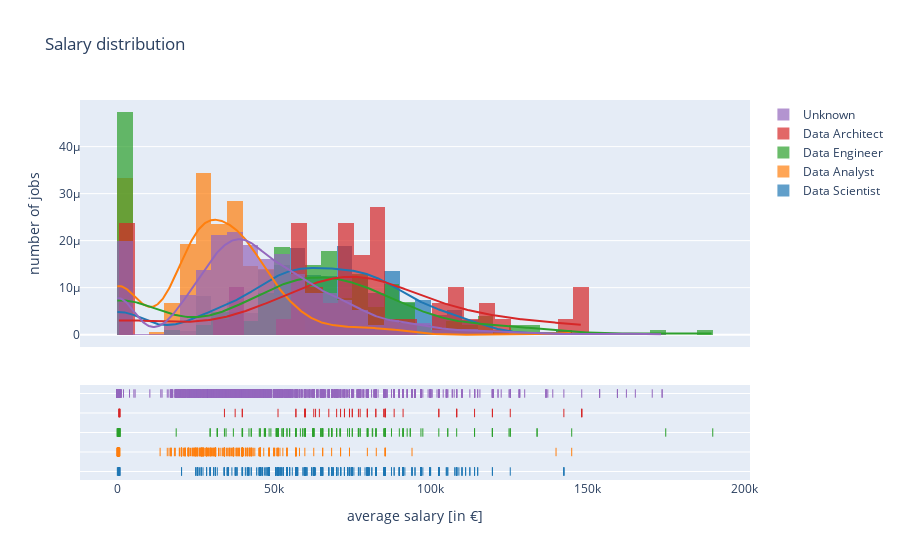

The cell this chart's notebook holds for it:
### Code cell
import plotly.figure_factory as ff

# Group data together
hist_data = [DS.salary_average_euros, DA.salary_average_euros, DE.salary_average_euros, DAr.salary_average_euros, UKN.salary_average_euros]
# , DA.salary_average_euros, DE.salary_average_euros, DAr.salary_average_euros, UKN.salary_average_euros
group_labels = ['Data Scientist', 'Data Analyst', 'Data Engineer', 'Data Architect', 'Unknown']
# 
# Create distplot with custom bin_size
fig = ff.create_distplot(hist_data, group_labels, bin_size = 5000)
fig.update_layout(title="Salary distribution", xaxis_title='average salary [in €]', yaxis_title='number of jobs')

fig.show()

### Figure 1 — Plotly figure (JSON) as saved in the notebook; plotly's stock layout.template omitted (floating-point values rounded to 4 significant figures; data arrays with more than 128 entries replaced by an {"elided": "..."} marker saying what was removed)
{"data": [{"histnorm": "probability density", "legendgroup": "Data Scientist", "marker": {"color": "rgb(31, 119, 180)"}, "name": "Data Scientist", "opacity": 0.7, "type": "histogram", "x": {"elided": "563 float values"}, "xaxis": "x", "xbins": {"end": 142500, "size": 5000, "start": 55.86}, "yaxis": "y"}, {"histnorm": "probability density", "legendgroup": "Data Analyst", "marker": {"color": "rgb(255, 127, 14)"}, "name": "Data Analyst", "opacity": 0.7, "type": "histogram", "x": {"elided": "331 float values"}, "xaxis": "x", "xbins": {"end": 145000, "size": 5000, "start": 1}, "yaxis": "y"}, {"histnorm": "probability density", "legendgroup": "Data Engineer", "marker": {"color": "rgb(44, 160, 44)"}, "name": "Data Engineer", "opacity": 0.7, "type": "histogram", "x": {"elided": "203 float values"}, "xaxis": "x", "xbins": {"end": 190000, "size": 5000, "start": 15.96}, "yaxis": "y"}, {"histnorm": "probability density", "legendgroup": "Data Architect", "marker": {"color": "rgb(214, 39, 40)"}, "name": "Data Architect", "opacity": 0.7, "type": "histogram", "x": [79800, 85500, 74100, 125400, 108300, 108300, 148200, 148200, 82500, 70000, 72500, 91200, 75000, 142500, 85000, 60000, 82500, 102600, 57000, 75000, 37620, 57000, 108300, 655.5, 85500, 71250, 77500, 67500, 39900, 59850, 647.0, 85500, 76950, 741, 119700, 148200, 51300, 940.5, 60000, 114000, 62700, 513, 63270, 59850, 684, 39900, 79800, 102600, 59850, 119700, 85500, 79800, 64490.0, 74100, 564.3, 85500, 34200, 88350, 72500], "xaxis": "x", "xbins": {"end": 148200, "size": 5000, "start": 513}, "yaxis": "y"}, {"histnorm": "probability density", "legendgroup": "Unknown", "marker": {"color": "rgb(148, 103, 189)"}, "name": "Unknown", "opacity": 0.7, "type": "histogram", "x": {"elided": "3452 float values"}, "xaxis": "x", "xbins": {"end": 173850, "size": 5000, "start": 1}, "yaxis": "y"}, {"legendgroup": "Data Scientist", "marker": {"color": "rgb(31, 119, 180)"}, "mode": "lines", "name": "Data Scientist", "showlegend": false, "type": "scatter", "x": {"elided": "500 float values"}, "xaxis": "x", "y": {"elided": "500 float values"}, "yaxis": "y"}, {"legendgroup": "Data Analyst", "marker": {"color": "rgb(255, 127, 14)"}, "mode": "lines", "name": "Data Analyst", "showlegend": false, "type": "scatter", "x": {"elided": "500 float values"}, "xaxis": "x", "y": {"elided": "500 float values"}, "yaxis": "y"}, {"legendgroup": "Data Engineer", "marker": {"color": "rgb(44, 160, 44)"}, "mode": "lines", "name": "Data Engineer", "showlegend": false, "type": "scatter", "x": {"elided": "500 float values"}, "xaxis": "x", "y": {"elided": "500 float values"}, "yaxis": "y"}, {"legendgroup": "Data Architect", "marker": {"color": "rgb(214, 39, 40)"}, "mode": "lines", "name": "Data Architect", "showlegend": false, "type": "scatter", "x": {"elided": "500 float values"}, "xaxis": "x", "y": {"elided": "500 float values"}, "yaxis": "y"}, {"legendgroup": "Unknown", "marker": {"color": "rgb(148, 103, 189)"}, "mode": "lines", "name": "Unknown", "showlegend": false, "type": "scatter", "x": {"elided": "500 float values"}, "xaxis": "x", "y": {"elided": "500 float values"}, "yaxis": "y"}, {"legendgroup": "Data Scientist", "marker": {"color": "rgb(31, 119, 180)", "symbol": "line-ns-open"}, "mode": "markers", "name": "Data Scientist", "showlegend": false, "type": "scatter", "x": {"elided": "563 float values"}, "xaxis": "x", "y": {"elided": "563 str values"}, "yaxis": "y2"}, {"legendgroup": "Data Analyst", "marker": {"color": "rgb(255, 127, 14)", "symbol": "line-ns-open"}, "mode": "markers", "name": "Data Analyst", "showlegend": false, "type": "scatter", "x": {"elided": "331 float values"}, "xaxis": "x", "y": {"elided": "331 str values"}, "yaxis": "y2"}, {"legendgroup": "Data Engineer", "marker": {"color": "rgb(44, 160, 44)", "symbol": "line-ns-open"}, "mode": "markers", "name": "Data Engineer", "showlegend": false, "type": "scatter", "x": {"elided": "203 float values"}, "xaxis": "x", "y": {"elided": "203 str values"}, "yaxis": "y2"}, {"legendgroup": "Data Architect", "marker": {"color": "rgb(214, 39, 40)", "symbol": "line-ns-open"}, "mode": "markers", "name": "Data Architect", "showlegend": false, "type": "scatter", "x": [79800, 85500, 74100, 125400, 108300, 108300, 148200, 148200, 82500, 70000, 72500, 91200, 75000, 142500, 85000, 60000, 82500, 102600, 57000, 75000, 37620, 57000, 108300, 655.5, 85500, 71250, 77500, 67500, 39900, 59850, 647.0, 85500, 76950, 741, 119700, 148200, 51300, 940.5, 60000, 114000, 62700, 513, 63270, 59850, 684, 39900, 79800, 102600, 59850, 119700, 85500, 79800, 64490.0, 74100, 564.3, 85500, 34200, 88350, 72500], "xaxis": "x", "y": ["Data Architect", "Data Architect", "Data Architect", "Data Architect", "Data Architect", "Data Architect", "Data Architect", "Data Architect", "Data Architect", "Data Architect", "Data Architect", "Data Architect", "Data Architect", "Data Architect", "Data Architect", "Data Architect", "Data Architect", "Data Architect", "Data Architect", "Data Architect", "Data Architect", "Data Architect", "Data Architect", "Data Architect", "Data Architect", "Data Architect", "Data Architect", "Data Architect", "Data Architect", "Data Architect", "Data Architect", "Data Architect", "Data Architect", "Data Architect", "Data Architect", "Data Architect", "Data Architect", "Data Architect", "Data Architect", "Data Architect", "Data Architect", "Data Architect", "Data Architect", "Data Architect", "Data Architect", "Data Architect", "Data Architect", "Data Architect", "Data Architect", "Data Architect", "Data Architect", "Data Architect", "Data Architect", "Data Architect", "Data Architect", "Data Architect", "Data Architect", "Data Architect", "Data Architect"], "yaxis": "y2"}, {"legendgroup": "Unknown", "marker": {"color": "rgb(148, 103, 189)", "symbol": "line-ns-open"}, "mode": "markers", "name": "Unknown", "showlegend": false, "type": "scatter", "x": {"elided": "3452 float values"}, "xaxis": "x", "y": {"elided": "3452 str values"}, "yaxis": "y2"}], "layout": {"autosize": true, "barmode": "overlay", "hovermode": "closest", "legend": {"traceorder": "reversed"}, "title": {"text": "Salary distribution"}, "xaxis": {"anchor": "y2", "autorange": true, "domain": [0, 1], "range": [-11540.0, 201500.0], "title": {"text": "average salary [in €]"}, "type": "linear", "zeroline": false}, "yaxis": {"anchor": "free", "autorange": true, "domain": [0.35, 1], "position": 0, "range": [-2.627e-06, 4.992e-05], "title": {"text": "number of jobs"}, "type": "linear"}, "yaxis2": {"anchor": "x", "autorange": true, "domain": [0, 0.25], "dtick": 1, "range": [-0.7273, 4.727], "showticklabels": false, "type": "category"}}}
